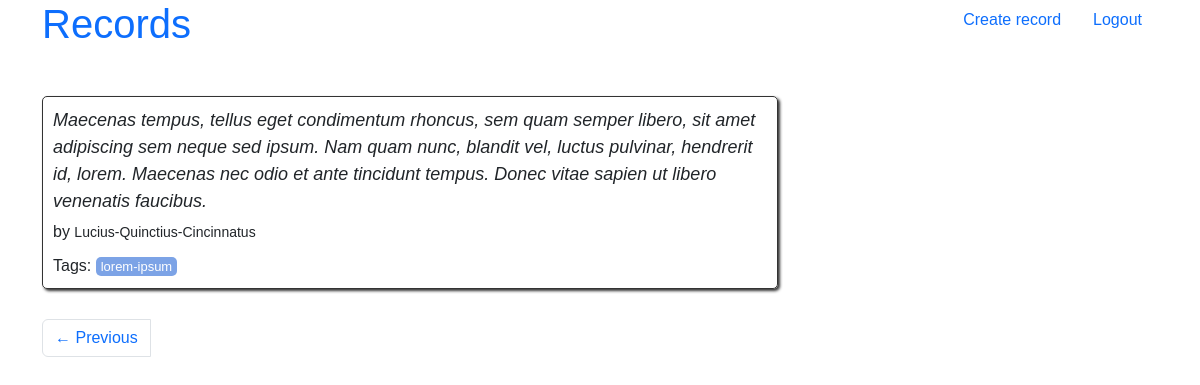
Page /page/2/ (signed in) on the committed database.
### records/models.py (models this page shows, shortened)
class Record(models.Model):
    tags = models.ManyToManyField(Tag)
    user = models.ForeignKey(User, on_delete=models.CASCADE)
    record = models.TextField()

class Tag(models.Model):
    name = models.CharField(max_length=50)
    def __str__(self) -> str:
        return self.name

### records/views.py (the view)
# urls.py: path("", views.main, name="index"),
def main(request, page=1):
    records = Record.objects.all()
    per_page = 10
    paginator = Paginator(list(records), per_page)
    records_on_page = paginator.page(page)
    context = {"records": records_on_page}
    return render(request, "records/index.html", context)

### records/templates/records/index.html (shortened to what this page needs)
{% extends "records/base.html" %}
{% block content %}
<div class="row">
    <div class="col-md-8">
        {% for record in records %}
        <div class="record" itemscope="" itemtype="http://schema.org/CreativeWork">
            <span class="text" itemprop="text">{{ record.record }}</span>
            <span>by <small class="user" itemprop="user">{{ record.user }}</small>
            </span>
            <div class="tags">
                Tags:
                {% for tag in record.tags.all %}
                <a class="tag" href="/tag/{{ tag }}">{{ tag }}</a>
                {% endfor %}
            </div>
        </div>
        {% endfor %}
        <nav>
            <ul class="pagination d-flex justify-content-between">
                <li class="page-item">
                    <a href="{% if records.has_previous %} {% url 'records:index_paginate' records.previous_page_number %} {% endif %}"
                        class="page-link {% if not records.has_previous %} hidden {% endif %}">
                        <span aria-hidden="true">←</span> Previous
                    </a>
                </li>
            </ul>
        </nav>
    </div>
</div>
{% endblock content %}

### records/static/records/styles.css (style rules this page uses)
body { font-family: sans-serif; }
.record { padding: 10px; margin-bottom: 30px; border: 1px solid #333333; border-radius: 5px; box-shadow: 2px 2px 3px #333333; }
.record span.text { display: block; margin-bottom: 5px; font-size: large; font-style: italic; }
.record .tags { margin-top: 10px; }
.tag { padding: 2px 5px; border-radius: 5px; color: white; font-size: small; background-color: #7CA3E6; }
a { text-decoration: none; }
html { position: relative; min-height: 100%; }
body { margin-bottom: 60px; }

### rows in the picture
Record: record "Maecenas tempus, tellus eget condimentum rhoncus, sem quam semper libero, sit amet adipiscing sem neque sed ipsum. Nam quam nunc, blandit vel, luctus pulvinar, hendrerit id, lorem. Maecenas nec odio et ante tincidunt tempus. Donec vitae sapien ut libero venenatis faucibus.", user "Lucius-Quinctius-Cincinnatus"
Tag: name "lorem-ipsum"
